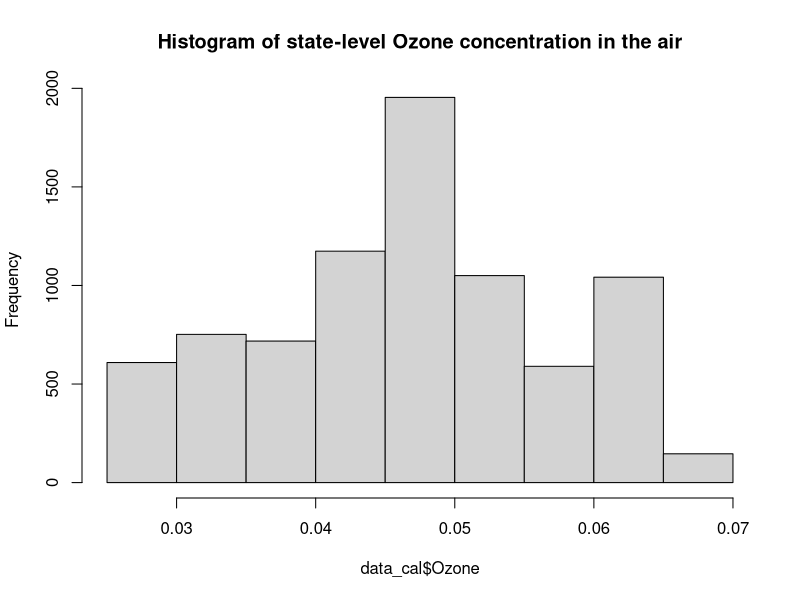
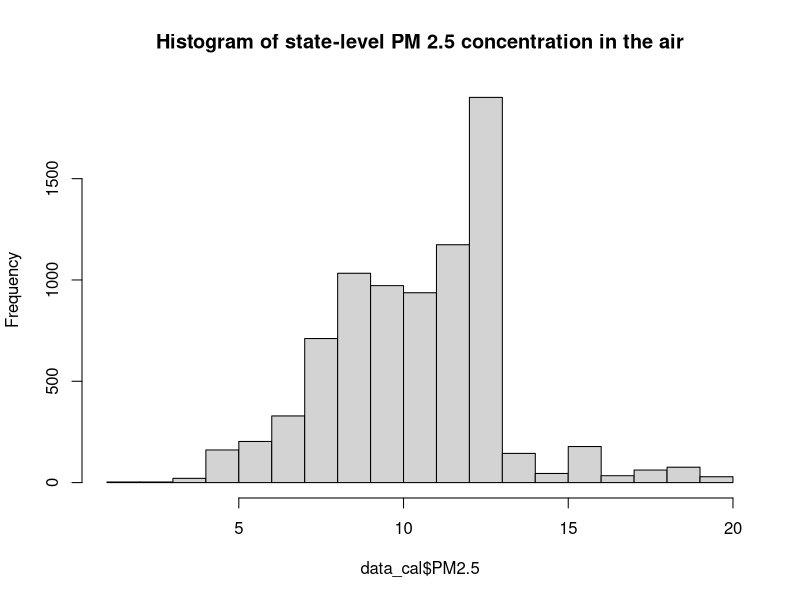
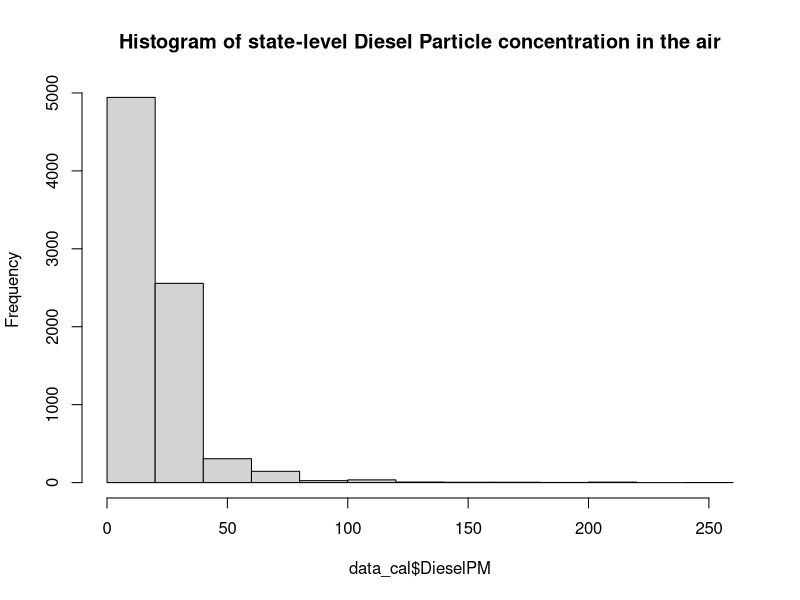
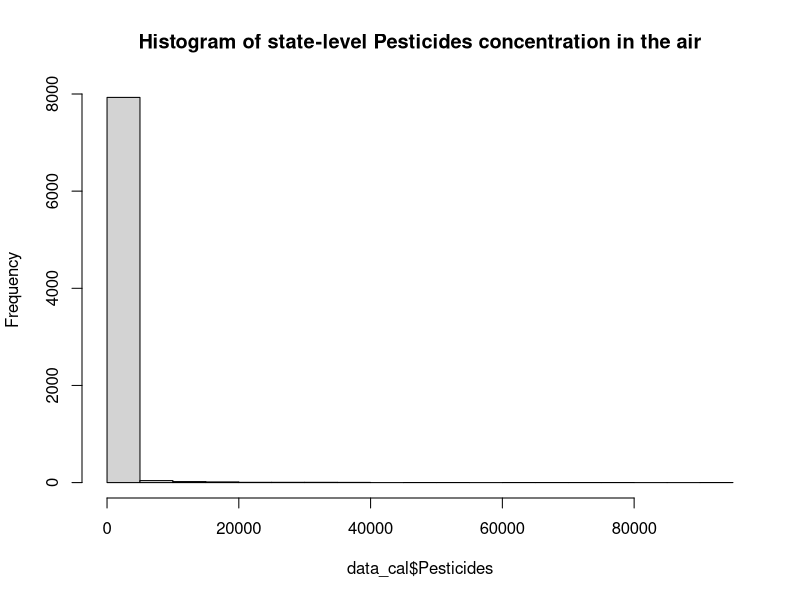
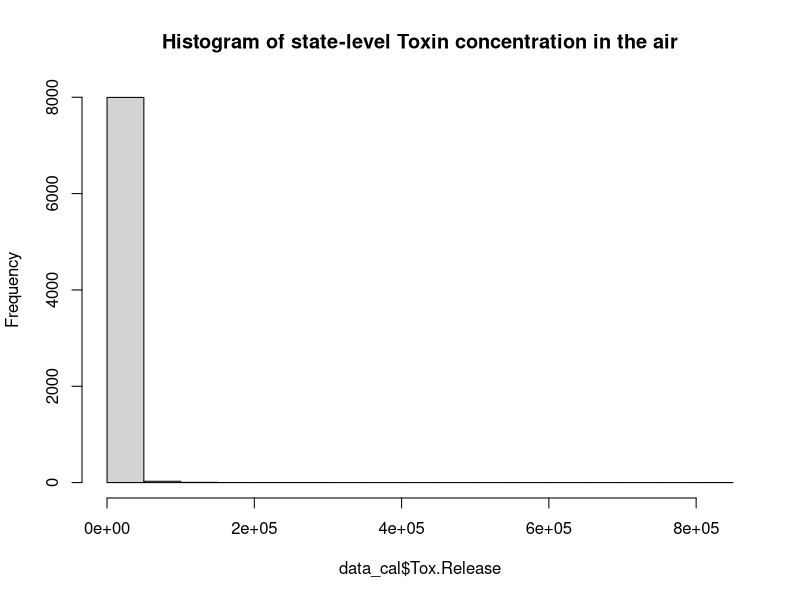
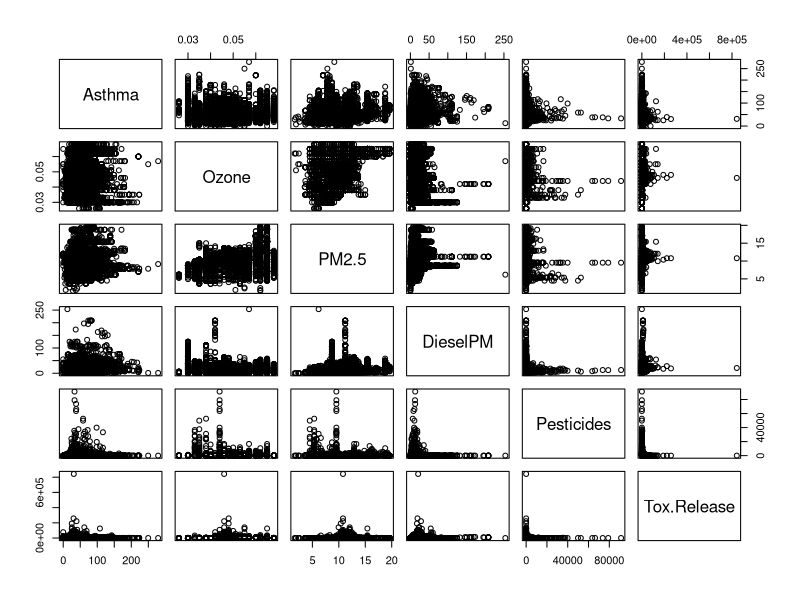
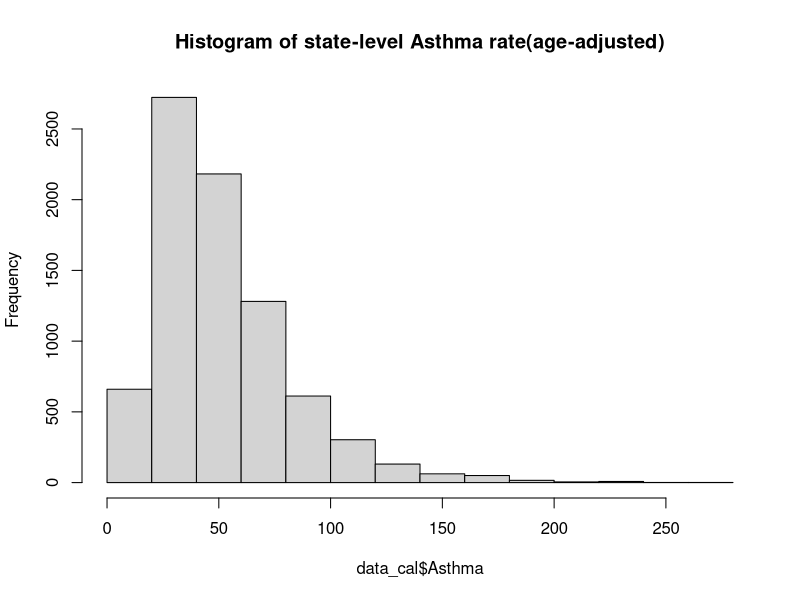
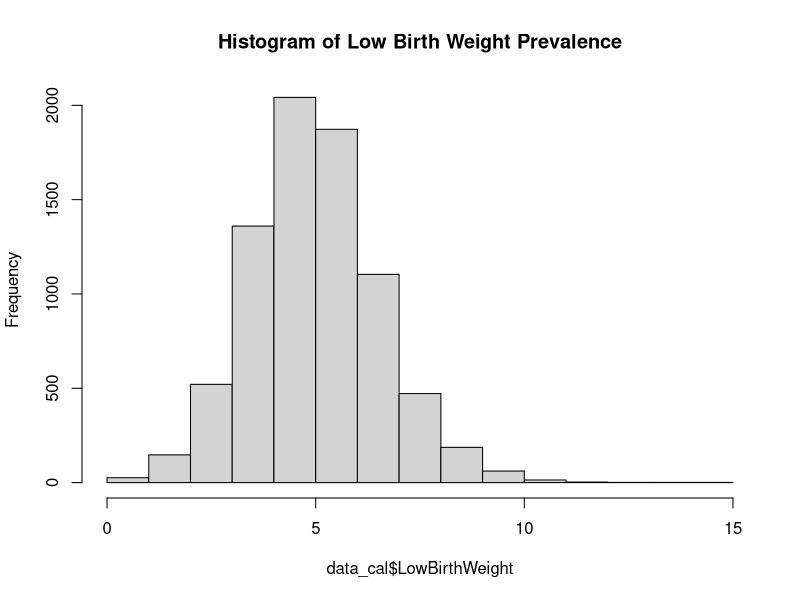

The R script that drew these images, in order:
## ---- chunk 1
library(rstudioapi)
library(tidyverse)
library(gam)
library(splines)
library(splines2)  
library(dplyr)
library(tidyr)
library(broom)
library(dslabs)
library(ggplot2)
library(ggthemes)
library(ggrepel)
library(data.table)
## ---- chunk 2
data_cal <- read_csv('calenviroscreen-3.0-results-june-2018-update.csv')
data_cal
## ---- chunk 3
summary(data_cal)
## ---- chunk 4
#names(data_cal)
colnames(data_cal) <- gsub(" ", "", colnames(data_cal))
colnames(data_cal) <- gsub("\n", "", colnames(data_cal))
names(data_cal)
## ---- chunk 5
air_pollutants_vec <- names(data_cal)[12:38]
air_pollutants_vec

disease_vec <- names(data_cal)[39:44]
disease_vec

soecon_vec <- names(data_cal)[45:57]
soecon_vec
## ---- chunk 6
#histograms for the air pollution factors
hist(data_cal$Ozone, main='Histogram of state-level Ozone concentration in the air' )

hist(data_cal$PM2.5, main='Histogram of state-level PM 2.5 concentration in the air' )

hist(data_cal$DieselPM, main='Histogram of state-level Diesel Particle concentration in the air' )

hist(data_cal$Pesticides, main='Histogram of state-level Pesticides concentration in the air' )

hist(data_cal$Tox.Release, main='Histogram of state-level Toxin concentration in the air' )


pairs(Asthma ~ Ozone + PM2.5 + DieselPM + Pesticides + Tox.Release , dat = data_cal)
## ---- chunk 7
#histograms for the other diseases factors
hist(data_cal$Asthma, main='Histogram of state-level Asthma rate(age-adjusted)' )

hist(data_cal$LowBirthWeight, main='Histogram of Low Birth Weight Prevalence' )

hist(data_cal$CardiovascularDisease, main='Histogram of state-level Cardiovascular Diseases Prevalence' )


pairs(Asthma ~ LowBirthWeight + CardiovascularDisease , dat = data_cal)
## ---- chunk 8
pairs(Asthma ~ Education + LinguisticIsolation + Poverty + Unemployment + HousingBurden, dat = data_cal)
#pairs(Pop.Char.~ Education + LinguisticIsolation + Poverty + Unemployment + HousingBurden, dat = data_cal)
## ---- chunk 9
#forward selection
require(broom)
data_cal1 <- na.omit(data_cal)
#forward selection procedure using AIC values 
lm1 <- lm(Asthma ~ 1, data=data_cal1)
stepModel <- step(lm1, direction="forward",
scope=(~ Ozone + PM2.5 + DieselPM+ DrinkingWater+Pesticides+Tox.Release+Traffic +CleanupSites + GroundwaterThreats+ Haz.Waste + Imp.WaterBodies + 
SolidWaste + Education+LinguisticIsolation+Poverty+Unemployment+HousingBurden+ LowBirthWeight+CardiovascularDisease), data=data_cal1)

## ---- chunk 10
#stepwise selection
lm_stepwise <- lm(Asthma ~ Ozone + PM2.5 + DieselPM+ DrinkingWater+Pesticides+Tox.Release+Traffic +CleanupSites + GroundwaterThreats+ Haz.Waste + Imp.WaterBodies + 
SolidWaste + PollutionBurden + Education+LinguisticIsolation+Poverty+Unemployment+HousingBurden+LowBirthWeight+CardiovascularDisease, data=data_cal1)
stepModel <- step(lm_stepwise, direction="both")
## ---- chunk 11
#vector of covariates of interest
vec_cov <- c("Ozone", "PM2.5", "DieselPM", "DrinkingWater", "Pesticides", "Tox.Release", "Traffic", "CleanupSites", "GroundwaterThreats", "Haz.Waste", "Imp.WaterBodies", "PollutionBurden", "LinguisticIsolation", "Poverty", "Unemployment", "HousingBurden", "LowBirthWeight", "CardiovascularDisease")
## ---- chunk 12
lm_pureLinear = lm(Asthma ~ Ozone + PM2.5 + DieselPM + DrinkingWater + Pesticides + Tox.Release + Traffic + CleanupSites + GroundwaterThreats + Haz.Waste + Imp.WaterBodies + PollutionBurden + LinguisticIsolation + Poverty + Unemployment + HousingBurden + LowBirthWeight + CardiovascularDisease, data=data_cal1)
summary(lm_pureLinear)
confint(lm_pureLinear)
#Evaluation for this simple linear model
plot(lm_pureLinear)
plot(resid(lm_pureLinear) ~ fitted(lm_pureLinear)) # assesses linearity and equal variance
abline(h=0, col="red") # adds the zero line for reference
hist(lm_pureLinear$residuals)
## ---- chunk 13
model_spline=lm(Asthma~bSpline(Ozone,df=4)+ PM2.5 + DieselPM + DrinkingWater + Pesticides + Tox.Release + Traffic + CleanupSites + GroundwaterThreats + Haz.Waste + Imp.WaterBodies + PollutionBurden + LinguisticIsolation + Poverty + Unemployment + HousingBurden + LowBirthWeight + CardiovascularDisease,data=data_cal1)
summary(model_spline)
confint(model_spline)
#model evaluation
plot(model_spline)
## ---- chunk 14

## ---- chunk 15

library(dplyr)
library(tidyverse)
#round the Asthma rate to make sure that it's integers
dataint <- data_cal1 |> mutate(Asthma = round(Asthma))
mod.p_base <- glm(Asthma ~ PM2.5, data=dataint, family=poisson())
summary(mod.p_base)
exp(coef(mod.p_base)[2])

## ---- chunk 16
mod.p_ozone <- glm(Asthma ~ Ozone, data=dataint, family=poisson())
summary(mod.p_ozone)
exp(coef(mod.p_ozone)[2])
mod.p_diesel <- glm(Asthma ~ DieselPM, data=dataint, family=poisson())
summary(mod.p_diesel)
exp(coef(mod.p_diesel)[2])
## ---- chunk 17
mod.p_pm_diesel <- glm(Asthma ~ PM2.5 + DieselPM, data=dataint, family=poisson())
summary(mod.p_pm_diesel)
#exp(coef(mod.p_diesel)[2])
## ---- chunk 18

## ---- chunk 19
mod.p_pm_ozone <- glm(Asthma ~ PM2.5 + DieselPM+ Ozone, data=dataint, family=poisson())
summary(mod.p_pm_ozone)
## ---- chunk 20

#coef(mod.p_ozone)
mod.p_diseases <- glm(Asthma ~ LowBirthWeight+CardiovascularDisease, data=dataint, family=poisson())
summary(mod.p_diseases)
## ---- chunk 21
mod.p_soecon <- glm(Asthma ~ PollutionBurden + LinguisticIsolation + 
    Poverty + Unemployment + HousingBurden, data=dataint, family=poisson())
summary(mod.p_soecon)
## ---- chunk 22
mod.poisson.full <- glm(Asthma ~ Ozone + PM2.5 + DieselPM + DrinkingWater + Pesticides + 
    Tox.Release + Traffic + CleanupSites + GroundwaterThreats + 
    Haz.Waste + Imp.WaterBodies + PollutionBurden + LinguisticIsolation + 
    Poverty + Unemployment + HousingBurden + LowBirthWeight + 
    CardiovascularDisease, data=dataint, family=poisson())
summary(mod.poisson.full)


## ---- chunk 23
sort(coef(mod.poisson.full) , decreasing = TRUE)
## ---- chunk 24
